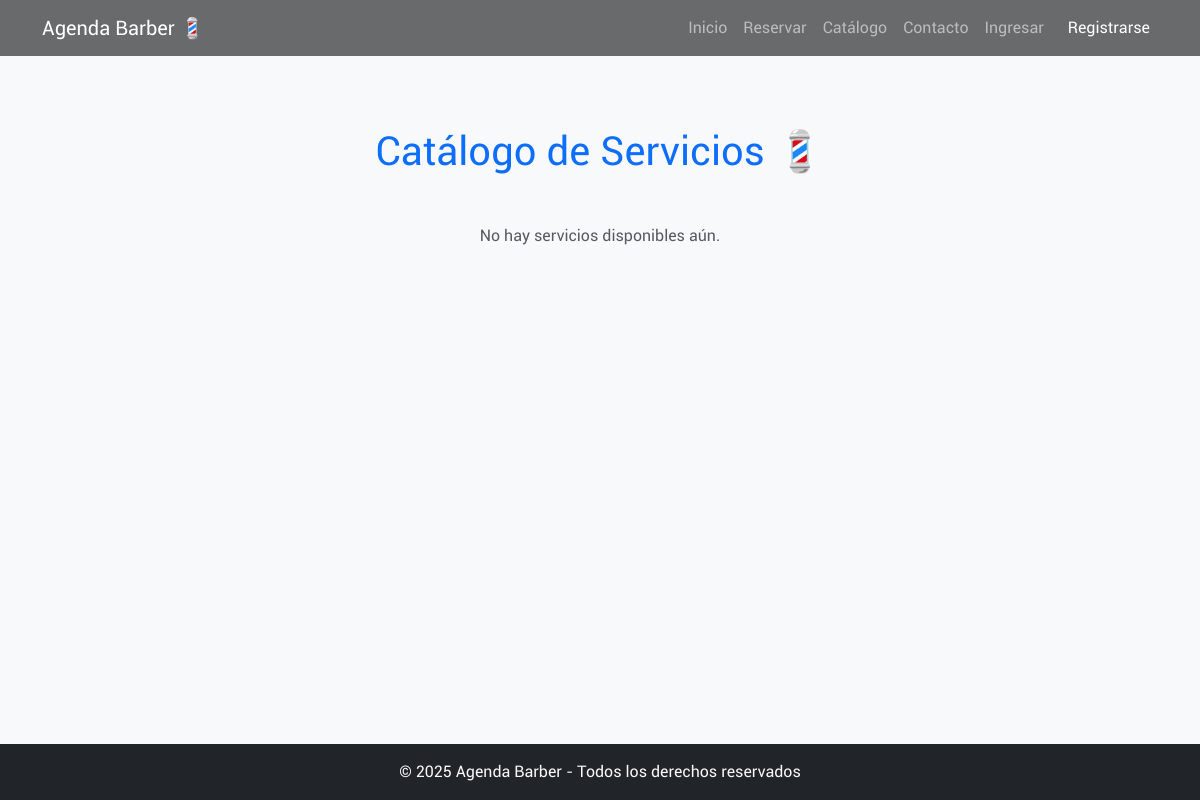
The page /catalogo/ on the database as committed earlier.
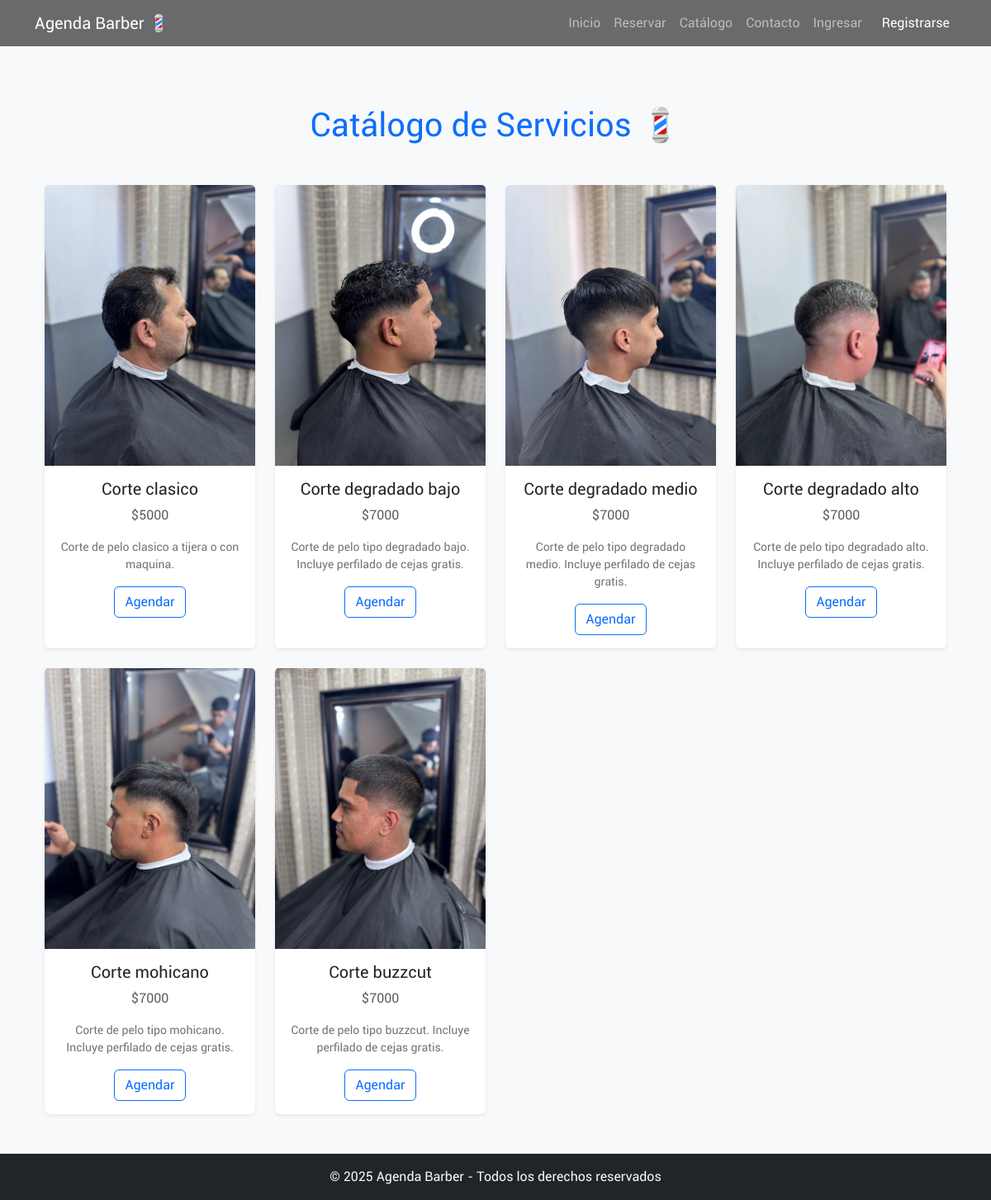
The same page on the database as committed later.
### agendabarber/models.py (models this page shows, shortened)
class Servicio(models.Model):
    nombre = models.CharField(max_length=100)
    descripcion = models.TextField(blank=True)
    precio = models.PositiveIntegerField()
    duracion_minutos = models.PositiveIntegerField(
        default=60,
        help_text="Duración del servicio en minutos"
    )
    imagen = models.ImageField(upload_to='servicios/', null=True, blank=True)

### agendabarber/views.py (the view)
# urls.py: path('catalogo/', views.cargarCatalogo, name='catalogo'),
def cargarCatalogo(request):
    servicios = Servicio.objects.all()
    return render(request, 'catalogo.html', {'servicios': servicios})

### agendabarber/templates/catalogo.html (shortened to what this page needs)
{% extends 'base.html' %}
{% load static %}
{% block content %}
<div class="container mt-4">
    <h1 class="text-center text-primary mb-5">Catálogo de Servicios 💈</h1>
    <div class="row g-4">
        {% for servicio in servicios %}
        <div class="col-md-3 col-sm-6">
            <div class="card shadow-sm border-0 h-100">
                {% if servicio.imagen %}
                    <img src="{{ servicio.imagen.url }}" class="card-img-top" alt="{{ servicio.nombre }}">
                {% else %}
                    <img src="{% static 'agendabarber/img/default.jpg' %}" class="card-img-top" alt="Sin imagen">
                {% endif %}
                <div class="card-body text-center">
                    <h5 class="card-title">{{ servicio.nombre }}</h5>
                    <p class="card-text text-muted">${{ servicio.precio }}</p>
                    <p class="card-text small text-secondary">{{ servicio.descripcion }}</p>
                    <a href="crearReserva" class="btn btn-outline-primary">Agendar</a>
                </div>
            </div>
        </div>
        {% empty %}
        <div class="text-center text-muted mt-4">
            <p>No hay servicios disponibles aún.</p>
        </div>
        {% endfor %}
    </div>
</div>
{% endblock %}

### agendabarber/templates/base.html (shortened to what this page needs)
{% load static %}
<!DOCTYPE html>
<html lang="es">
<head>
    <link href="https://cdn.jsdelivr.net/npm/bootstrap@5.3.3/dist/css/bootstrap.min.css" rel="stylesheet">
    <link rel="stylesheet" href="{% static 'agendabarber/css/style.css' %}">
</head>
<body class="bg-light d-flex flex-column min-vh-100">
    <nav class="navbar navbar-expand-lg navbar-dark" style="background-color: #686A6C;">
        <div class="container">
            <a class="navbar-brand" href="{% url 'inicio' %}">Agenda Barber 💈</a>
            <div class="collapse navbar-collapse" id="navbarNav">
                <ul class="navbar-nav ms-auto">
                    <li class="nav-item"><a class="nav-link" href="{% url 'inicio' %}">Inicio</a></li>
                    <li class="nav-item"><a class="nav-link" href="{% url 'seleccionar_slot' %}">Reservar</a></li>
                    <li class="nav-item"><a class="nav-link" href="{% url 'catalogo' %}">Catálogo</a></li>
                    <li class="nav-item"><a class="nav-link" href="#">Contacto</a></li>
                    {% if user.is_authenticated %}
                        <li class="nav-item dropdown">
                            <a class="nav-link dropdown-toggle" href="#" id="navbarDropdown" role="button" data-bs-toggle="dropdown" aria-expanded="false">
                                Hola, {{ user.username }}
                            </a>
                            <ul class="dropdown-menu dropdown-menu-end" aria-labelledby="navbarDropdown">
                                <li><a class="dropdown-item" href="#">Mi Perfil</a></li>
                                <li><a class="dropdown-item" href="#">Mis Reservas</a></li>
                                <li><hr class="dropdown-divider"></li>
                                <li><a class="dropdown-item" href="{% url 'logout' %}">Cerrar Sesión</a></li>
                            </ul>
                        </li>
                    {% else %}
                        <li class="nav-item">
                            <a class="nav-link" href="{% url 'login' %}">Ingresar</a>
                        </li>
                        <li class="nav-item">
                            <a class="nav-link btn btn-primary btn-sm ms-2 text-white" href="{% url 'registro' %}">Registrarse</a>
                        </li>
                    {% endif %}
                </ul>
                </div>
        </div>
    </nav>
    <main class="flex-fill container my-4 my-md-5">
        {% block content %}
        {% endblock %}
    </main>
    <footer class="bg-dark text-light text-center py-3 mt-auto">
        <div class="container-fluid"> <p class="mb-0">© 2025 Agenda Barber - Todos los derechos reservados</p>
        </div>
    </footer>
    </body>
</html>

### agendabarber/static/agendabarber/css/style.css (style rules this page uses)
body { font-family: miFuente; }

Rows that differ between the two databases and show on the page:
added Servicio: imagen (picture), nombre "Corte clasico", precio "5000", descripcion "Corte de pelo clasico a tijera o con maquina."
added Servicio: imagen (picture), nombre "Corte degradado bajo", precio "7000", descripcion "Corte de pelo tipo degradado bajo. Incluye perfilado de cejas gratis."
added Servicio: imagen (picture), nombre "Corte degradado medio", precio "7000", descripcion "Corte de pelo tipo degradado medio. Incluye perfilado de cejas gratis."
added Servicio: imagen (picture), nombre "Corte degradado alto", precio "7000", descripcion "Corte de pelo tipo degradado alto. Incluye perfilado de cejas gratis."
added Servicio: imagen (picture), nombre "Corte mohicano", precio "7000", descripcion "Corte de pelo tipo mohicano. Incluye perfilado de cejas gratis."
added Servicio: imagen (picture), nombre "Corte buzzcut", precio "7000", descripcion "Corte de pelo tipo buzzcut. Incluye perfilado de cejas gratis."
Other text that changed with them:
text no longer shown: "No hay servicios disponibles aún."
